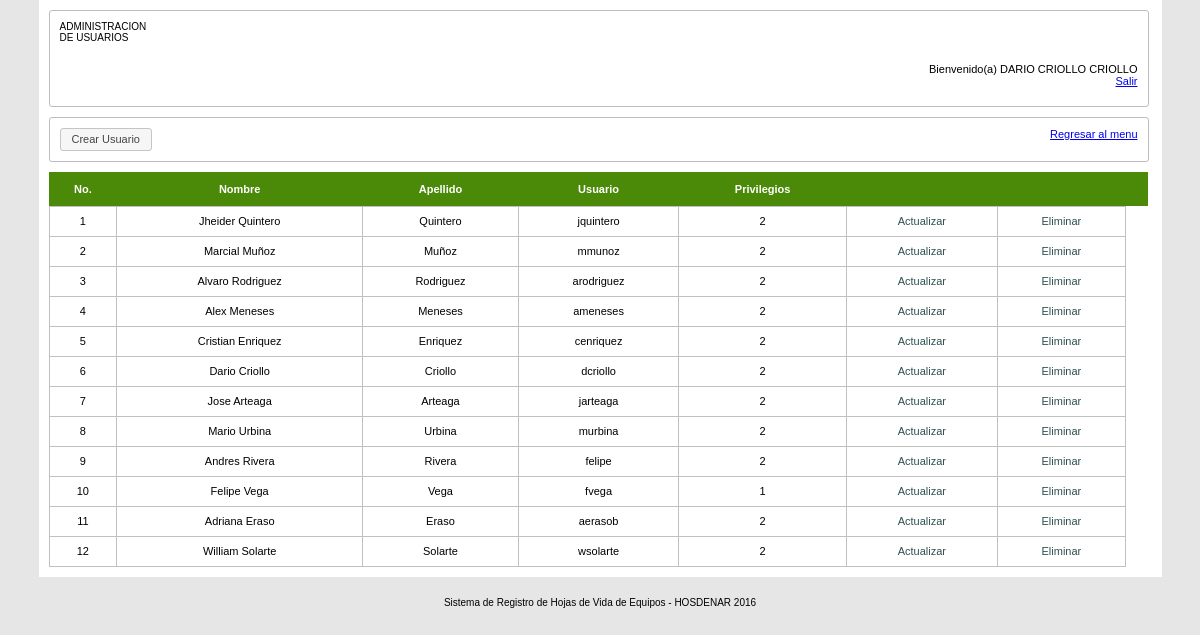
Page /php/admin_usuarios/administrar_usuario.php (signed in) on the committed database.
### tables this page shows
CREATE TABLE IF NOT EXISTS `usuarios` (
`id_usuario` int(11) NOT NULL,
  `nick_usuario` varchar(120) NOT NULL,
  `contrasena_usuario` varchar(120) NOT NULL,
  `nombre_usuario` varchar(120) NOT NULL,
  `apellido_usuario` varchar(120) NOT NULL,
  `telefono_usuario` bigint(255) DEFAULT NULL,
  `privilegios` tinyint(1) NOT NULL,
  `area_usuario` varchar(120) NOT NULL
);

### php/admin_usuarios/administrar_usuario.php (the view, shortened to what this page needs)
<?php
require_once('../../db/utilities.php');
$sql = "SELECT id_usuario, nick_usuario, nombre_usuario, apellido_usuario, privilegios FROM usuarios ORDER BY id_usuario ASC";
$resultado = $conexion->query($sql);
?>
<!DOCTYPE html>
<html lang="es">
<head>
   <link rel="stylesheet" href="//code.jquery.com/ui/1.11.4/themes/pepper-grinder/jquery-ui.css">
   <link rel="stylesheet" href="../../css/style2.css">
</head>
<body>
   <div id="wrapper">
		<header id="cabecera">
			<div id="izquierda"><p>ADMINISTRACION DE USUARIOS</p></div>
			<div id="derecha"><p id="fecha"><?php echo $fecha_colombia; ?></p><br><br><p><span>Bienvenido(a) <?php echo strtoupper($_SESSION['nombre']); echo " ".strtoupper($_SESSION['apellido']); ?></span><span><a href="../logout.php"> Salir</a></span></p></div>
		</header>
		<div id="seleccionar">
           <span><button type="button" id="btn_crear_usuario">Crear Usuario</button></span>
            <div><a href="../menu.php">Regresar al menu</a></div>
         </div>
         <section id="listado_usuarios">
            <table id='tablaRegistros'>
              <thead>
                 <th class='centrarCelda'>No.</th>
                 <th class='centrarCelda'>Nombre</th>
                 <th class='centrarCelda'>Apellido</th>
                 <th class='centrarCelda'>Usuario</th>
                 <th class='centrarCelda'>Privilegios</th>
                 <th class='centrarCelda'></th>
                  <th class='centrarCelda'></th>
                  <th class='centrarCelda'></th>
              </thead>
              <tbody>
               <?php
                  while($fila = $resultado->fetch_array()) {
                     echo "<tr>";
                        echo utf8_encode("<td class='centrarCelda'>{$fila['id_usuario']}</td>");
                        echo utf8_encode("<td class='centrarCelda'>{$fila['nombre_usuario']}</td>");
                        echo utf8_encode("<td class='centrarCelda'>{$fila['apellido_usuario']}</td>");
                        echo utf8_encode("<td class='centrarCelda'>{$fila['nick_usuario']}</td>");
                        echo utf8_encode("<td class='centrarCelda'>{$fila['privilegios']}</td>");
                        echo "<td class='centrarCelda'><a href=''>Actualizar</a></td>";
                        echo "<td class='centrarCelda'><a href=''>Eliminar</a></td>";
                     echo "</tr>";
                  }
               ?>
               </tbody>
            </table>
         </section>
      </div>
   <?php
         include('../include/footer.inc.php');
       ?>
</body>
</html>

### css/style2.css (style rules this page uses)
* { margin: 0; padding: 0; font-family: Arial; }
body { text-align: center; background-color: #E6E6E6; font: 62.5% "Trebuchet MS", sans-serif; }
#wrapper { width: 1100px; margin: 0 auto; text-align: left; padding: 10px 13px 10px 10px; background-color: white; height: auto; }
#cabecera { width: 98%; height: 70px; padding: 10px 10px 15px 10px; margin-bottom: 10px; border: 1px solid #BDBDBD; border-radius: 3px; }
#cabecera #izquierda { float: left; width: 100px; height: auto; }
#cabecera #derecha { float: right; width: 220px; height: auto; text-align: right; }
#cabecera #derecha p:last-child { font-size: 11px; margin-top: 20px; }
#seleccionar { width: 98%; padding: 10px; border: 1px solid #BDBDBD; border-radius: 3px; margin-bottom: 10px; font-size: 11px; }
table { margin: 0 auto; width: 100%; font-size: 11px; }
table td { padding: 5px; }
#lista-chequeo table tr td:nth-child(1), td:nth-child(3), td:nth-child(4), td:nth-child(5) { text-align: center; }
#seleccionar div { float: right; }
#tablaRegistros { border-collapse: collapse; width: 100%; font-size: 11px; }
#tablaRegistros th { padding: 2px 4px; text-align: center; background-color: #4B8A08; color: white; height: 30px; }
#tablaRegistros tbody { height: auto; }
#tablaRegistros td { border: 1px solid silver; padding: 2px 4px; height: 25px; }
#tablaRegistros a { color: darkslategray; text-decoration: none; }
.centrarCelda { text-align: center; }

### rows in the picture
usuarios: id_usuario "1", nombre_usuario "Jheider Quintero", apellido_usuario "Quintero", nick_usuario "jquintero", privilegios "2"
usuarios: id_usuario "2", nombre_usuario "Marcial Muñoz", apellido_usuario "Muñoz", nick_usuario "mmunoz", privilegios "2"
usuarios: id_usuario "3", nombre_usuario "Alvaro Rodriguez", apellido_usuario "Rodriguez", nick_usuario "arodriguez", privilegios "2"
usuarios: id_usuario "4", nombre_usuario "Alex Meneses", apellido_usuario "Meneses", nick_usuario "ameneses", privilegios "2"
usuarios: id_usuario "5", nombre_usuario "Cristian Enriquez", apellido_usuario "Enriquez", nick_usuario "cenriquez", privilegios "2"
usuarios: id_usuario "6", nombre_usuario "Dario Criollo", apellido_usuario "Criollo", nick_usuario "dcriollo", privilegios "2"
usuarios: id_usuario "7", nombre_usuario "Jose Arteaga", apellido_usuario "Arteaga", nick_usuario "jarteaga", privilegios "2"
usuarios: id_usuario "8", nombre_usuario "Mario Urbina", apellido_usuario "Urbina", nick_usuario "murbina", privilegios "2"
usuarios: id_usuario "9", nombre_usuario "Andres Rivera", apellido_usuario "Rivera", nick_usuario "felipe", privilegios "2"
usuarios: id_usuario "10", nombre_usuario "Felipe Vega", apellido_usuario "Vega", nick_usuario "fvega", privilegios "1"
usuarios: id_usuario "11", nombre_usuario "Adriana Eraso", apellido_usuario "Eraso", nick_usuario "aerasob", privilegios "2"
usuarios: id_usuario "12", nombre_usuario "William Solarte", apellido_usuario "Solarte", nick_usuario "wsolarte", privilegios "2"

### other values in the picture
$_SESSION['nombre'] "DARIO CRIOLLO"
$_SESSION['apellido'] "CRIOLLO"
